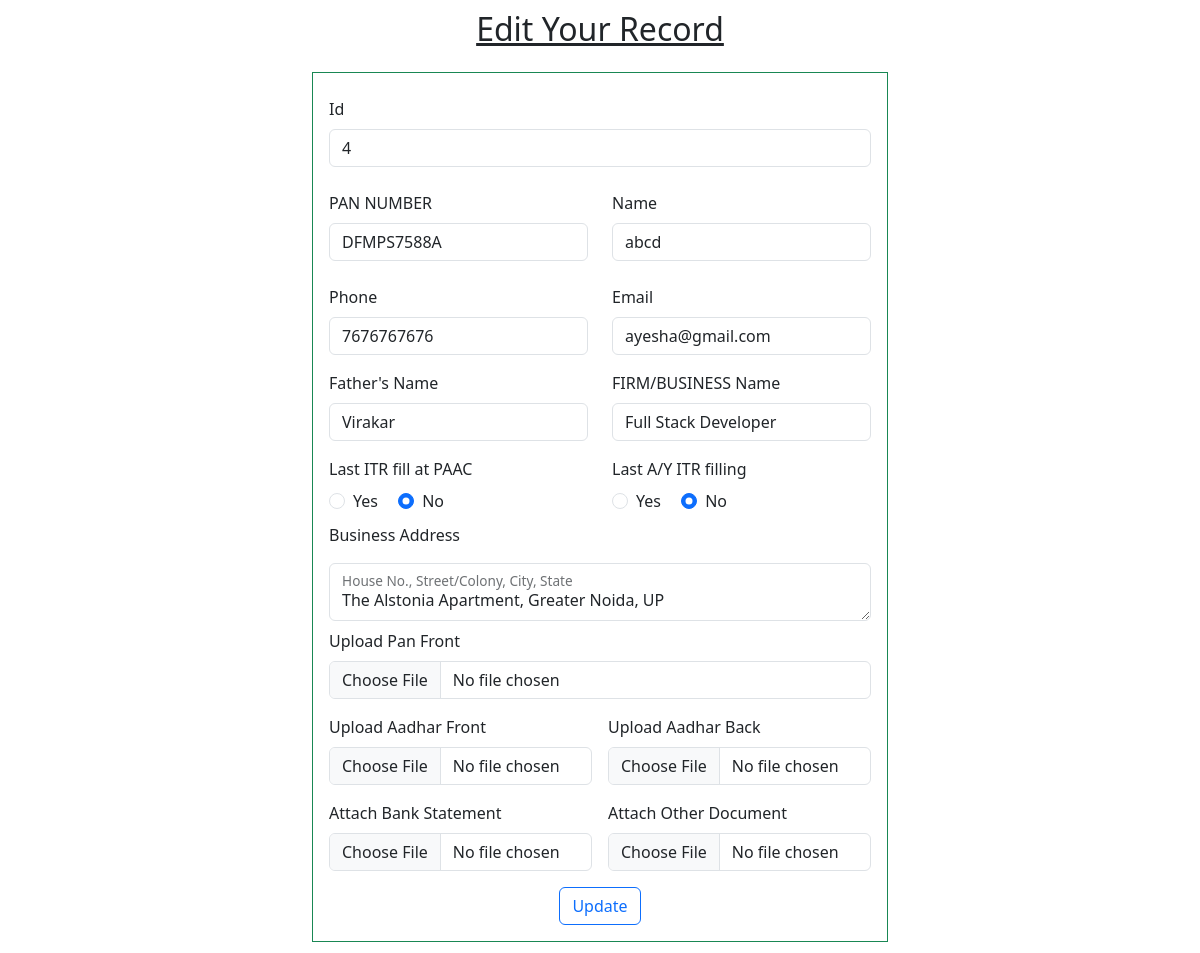
The app's page /edit.php?id=4 with its own data.
### tables this page shows
CREATE TABLE `itr_data_tbl` (
  `id` int(11) NOT NULL,
  `user_pan_number` varchar(10) NOT NULL,
  `user_name` varchar(50) NOT NULL,
  `user_phone` varchar(10) NOT NULL,
  `user_email` varchar(50) NOT NULL,
  `user_father_name` varchar(50) NOT NULL,
  `itr_fill_at_paac` varchar(3) NOT NULL,
  `ay_itr_fill` varchar(3) NOT NULL,
  `user_firm_name` varchar(100) NOT NULL,
  `user_firm_address` varchar(200) NOT NULL,
  `user_pan_url` varchar(50) NOT NULL,
  `user_aadhar_f_url` varchar(50) NOT NULL,
  `user_aadhar_b_url` varchar(50) NOT NULL,
  `user_bank_statement_url` varchar(50) NOT NULL,
  `user_other_doc_url` varchar(50) NOT NULL,
  `user_pan_name` varchar(50) NOT NULL,
  `user_aadhar_name` varchar(50) NOT NULL,
  `user_aadhar_b_name` varchar(50) NOT NULL,
  `user_bank_statement_name` varchar(50) NOT NULL,
  `user_other_doc_name` varchar(50) NOT NULL
);

### edit.php (the view, shortened to what this page needs)
<?php
require("db.config.inc.php");
if (isset($_GET['id'])) {
    $id = $_GET['id'];
    $sql = "SELECT * FROM itr_data_tbl WHERE id = :id";
    global $DB_LINK_PDO;
    $stmt = $DB_LINK_PDO->prepare($sql);
    $stmt->bindParam(':id', $id, PDO::PARAM_INT);
    $stmt->execute();
    if ($stmt->rowCount() > 0) {
        $row = $stmt->fetch(PDO::FETCH_ASSOC);
        $pan_number = $row['user_pan_number'];
        $name = $row['user_name'];
        $phone = $row['user_phone'];
        $email = $row['user_email'];
        $father_name = $row['user_father_name'];
        $itr_fill_at_paac = $row['itr_fill_at_paac'];
        $ay_itr_fill = $row['ay_itr_fill'];
        $firm_name = $row['user_firm_name'];
        $firm_address = $row['user_firm_address'];
    } else {
        echo "Record not found.";
        exit();
    }
} else {
    echo "No ID specified.";
    exit();
}
?>
<!DOCTYPE html>
<html lang="en">
<head>
    <link href="https://cdn.jsdelivr.net/npm/bootstrap@5.3.3/dist/css/bootstrap.min.css" rel="stylesheet">
</head>
<body>
    <center style="margin-top: 10px">
        <h2><u>Edit Your Record</u></h2>
    </center>
    <div class="container mt-4 w-50 mb-3">
        <form class="border border-success mx-auto p-3" enctype="multipart/form-data" action="update.php" method="post">
            <div class="mb-3 mt-2">
                <label for="idnumber" class="form-label">Id</label>
                <input type="text" name="id" class="form-control" id="exampleInputEmail1" value="<?php echo htmlspecialchars($id); ?>" readonly>
            </div>
            <div class="row">
                <div class="mb-3 mt-2 col-md-6">
                    <label for="pannumber" class="form-label">PAN NUMBER</label>
                    <input type="text" name="pan_number" class="form-control" id="example_pan" value="<?php echo htmlspecialchars($pan_number); ?>">
                </div>
                <div class="mb-3 mt-2 col-md-6">
                    <label for="name" class="form-label">Name</label>
                    <input type="text" name="name" class="form-control" id="example_name" value="<?php echo htmlspecialchars($name); ?>">
                </div>
            </div>
            <div class="row">
                <div class="mb-3 mt-2 col-md-6">
                    <label for="phonenumber" class="form-label">Phone</label>
                    <input type="number" name="phone_number" class="form-control" id="example_phone" value="<?php echo htmlspecialchars($phone); ?>">
                </div>
                <div class="mb-3 mt-2 col-md-6">
                    <label for="email" class="form-label">Email</label>
                    <input type="email" name="email" class="form-control" id="example_email" value="<?php echo htmlspecialchars($email); ?>">
                </div>
            </div>
            <div class="row">
                <div class="mb-3 col-md-6">
                    <label for="father_name" class="form-label">Father's Name</label>
                    <input type="text" name="father_name" class="form-control" id="example_fathername" value="<?php echo htmlspecialchars($father_name); ?>">
                </div>
                <div class="mb-3 col-md-6">
                    <label for="b_name" class="form-label">FIRM/BUSINESS Name</label>
                    <input type="text" name="b_name" class="form-control" id="example_bname" value="<?php echo htmlspecialchars($firm_name); ?>">
                </div>
            </div>
            <div class="row">
                <div class="col-md-6">
                    <label for="paac_itr" class="form-label">Last ITR fill at PAAC</label>
                    <div class="form-group">
                        <div class="form-check form-check-inline">
                            <input type="radio" id="damount-1" name="itr_paac" value="yes" class="form-check-input" <?php echo ($itr_fill_at_paac === 'yes') ? 'checked' : ''; ?>>
                            <label for="damount-1" class="form-check-label">Yes</label>
                        </div>
                        <div class="form-check form-check-inline">
                            <input type="radio" id="damount-2" name="itr_paac" value="no" class="form-check-input" <?php echo ($itr_fill_at_paac === 'no') ? 'checked' : ''; ?>>
                            <label for="damount-2" class="form-check-label">No</label>
                        </div>
                    </div>
                </div>
                <div class="col-md-6">
                    <label for="ay_itr" class="form-label">Last A/Y ITR filling</label>
                    <div class="form-group">
                        <div class="form-check form-check-inline">
                            <input type="radio" id="ay-y" name="ay" value="yes" class="form-check-input" <?php echo ($ay_itr_fill === 'yes') ? 'checked' : ''; ?>>
                            <label for="ay-y" class="form-check-label">Yes</label>
                        </div>
                        <div class="form-check form-check-inline">
                            <input type="radio" id="ay-n" name="ay" value="no" class="form-check-input" <?php echo ($ay_itr_fill === 'no') ? 'checked' : ''; ?>>
                            <label for="ay-n" class="form-check-label">No</label>
                        </div>
                    </div>
                </div>
            </div>
            <label for="b_address" class="form-label mt-2">Business Address</label>
            <div class="form-floating mt-2 mb-2">
                <textarea class="form-control" name="b_address" id="b_add"><?php echo htmlspecialchars($firm_address); ?></textarea>
                <label for="floatingTextarea">House No., Street/Colony, City, State</label>
            </div>
            <label for="validationCustom03" class="form-label">Upload Pan Front</label>
            <div class="input-group">
                <input type="file" name="new_pan_front_upload_file" class="form-control mb-3" id="inputGroupFile04" aria-describedby="inputGroupFileAddon04" aria-label="Upload">
            </div>
            <div class="row g-3 mb-3">
                <div class="col-md-6">
                    <label for="validationCustom03" class="form-label">Upload Aadhar Front</label>
                    <div class="input-group">
                        <input type="file" name="new_aadhar_front_upload_file" class="form-control" id="inputGroupFile04" aria-describedby="inputGroupFileAddon04" aria-label="Upload">
                    </div>
                </div>
                <div class="col-md-6">
                    <label for="validationCustom03" class="form-label">Upload Aadhar Back</label>
                    <div class="input-group">
                        <input type="file" name="new_aadhar_back_upload_file" class="form-control" id="inputGroupFile04" aria-describedby="inputGroupFileAddon04" aria-label="Upload">
                    </div>
                </div>
            </div>
            <div class="row g-3 mb-3">
                <div class="col-md-6">
                    <label for="validationCustom03" class="form-label">Attach Bank Statement</label>
                    <div class="input-group">
                        <input type="file" name="new_bank_statement_upload_file" class="form-control" id="inputGroupFile04" aria-describedby="inputGroupFileAddon04" aria-label="Upload">
                    </div>
                </div>
                <div class="col-md-6">
                    <label for="validationCustom03" class="form-label">Attach Other Document</label>
                    <div class="input-group">
                        <input type="file" name="new_other_doc_upload_file" class="form-control" id="inputGroupFile04" aria-describedby="inputGroupFileAddon04" aria-label="Upload">
                    </div>
                </div>
            </div>
            <div class="d-flex justify-content-center mt-3">
                <button type="submit" name="submit" class="btn btn-outline-primary">Update</button>
            </div>
        </form>
    </div>
</body>
</html>

### records on screen
itr_data_tbl: pan_number "DFMPS7588A", name "abcd", phone_number "7676767676", email "ayesha@gmail.com", father_name "Virakar", b_name "Full Stack Developer", itr_fill_at_paac "☐ Yes", itr_fill_at_paac "☑ No", ay_itr_fill "☐ Yes", ay_itr_fill "☑ No", b_address "The Alstonia Apartment, Greater Noida, UP"
